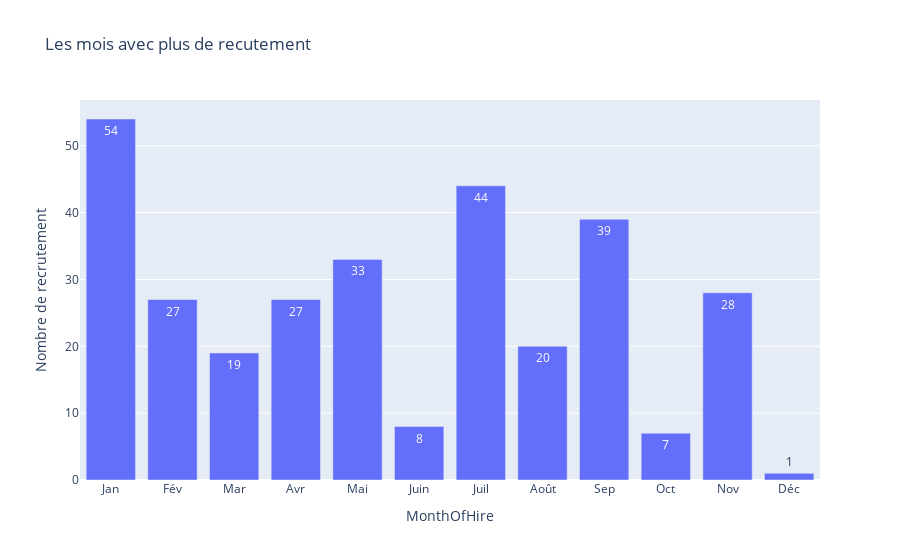

The cell this chart's notebook holds for it:
### Markdown cell above
Analyse par mois

### Code cell
df["MonthOfHire"] = df["DateofHire"].dt.month

# compter le nombre de recrutement par mois
recrutement_mois = df["MonthOfHire"].value_counts().sort_values() 
fig = px.bar(recrutement_mois,
             x= recrutement_mois.index,
             y= recrutement_mois.values,
             title = "Les mois avec plus de recutement",
             labels={"x":"Année", "y":"Nombre de recrutement"},
             text_auto=True)

# personnalisation des axes (on remplace les chiffres par les noms de mois)

fig.update_xaxes(
    tickmode="array",
    tickvals=list(range(1,13)),
    ticktext=[
        "Jan", "Fév", "Mar", "Avr", "Mai", "Juin", 
        "Juil", "Août", "Sep", "Oct", "Nov", "Déc"
    ]
)

### Figure 1 — Plotly figure (JSON) as saved in the notebook; plotly's stock layout.template omitted (floating-point values rounded to 4 significant figures)
{"data": [{"alignmentgroup": "True", "hovertemplate": "MonthOfHire=%{x}<br>Nombre de recrutement=%{y}<extra></extra>", "legendgroup": "", "marker": {"color": "#636efa", "pattern": {"shape": ""}}, "name": "", "offsetgroup": "", "orientation": "v", "showlegend": false, "textposition": "auto", "texttemplate": "%{y}", "type": "bar", "x": [12, 10, 6, 3, 8, 4, 2, 11, 5, 9, 7, 1], "xaxis": "x", "y": [1, 7, 8, 19, 20, 27, 27, 28, 33, 39, 44, 54], "yaxis": "y"}], "layout": {"barmode": "relative", "legend": {"tracegroupgap": 0}, "title": {"text": "Les mois avec plus de recutement"}, "xaxis": {"anchor": "y", "domain": [0, 1], "tickmode": "array", "ticktext": ["Jan", "Fév", "Mar", "Avr", "Mai", "Juin", "Juil", "Août", "Sep", "Oct", "Nov", "Déc"], "tickvals": [1, 2, 3, 4, 5, 6, 7, 8, 9, 10, 11, 12], "title": {"text": "MonthOfHire"}}, "yaxis": {"anchor": "x", "domain": [0, 1], "title": {"text": "Nombre de recrutement"}}}}
